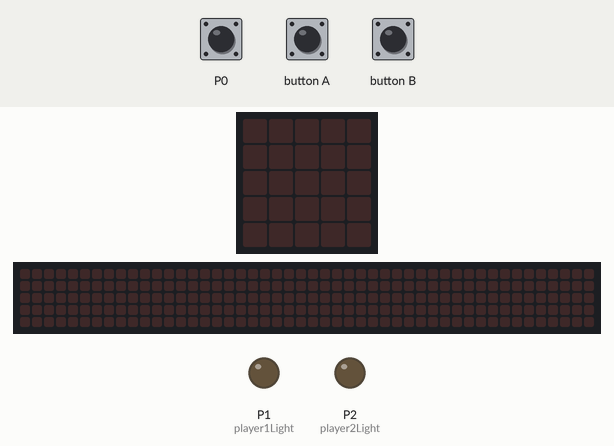
Recording of a program running on a simulated BBC micro:bit (MakeCode). Parts: the board's 5×5 LED display, a strip that is not on the board, showing the scrolling text unrolled, output pins drawn as LEDs (lit = HIGH). Inputs (shaded band) come from the test bench. Random numbers come from a fixed seed; the 48×5 strip is a reading aid, not a part: it shows the text the display is scrolling, unrolled, one strip-width of it at a time.

Above: at 1.2 s.
1.3 s: button A pressed for 0.15 s
At 2.4 s:
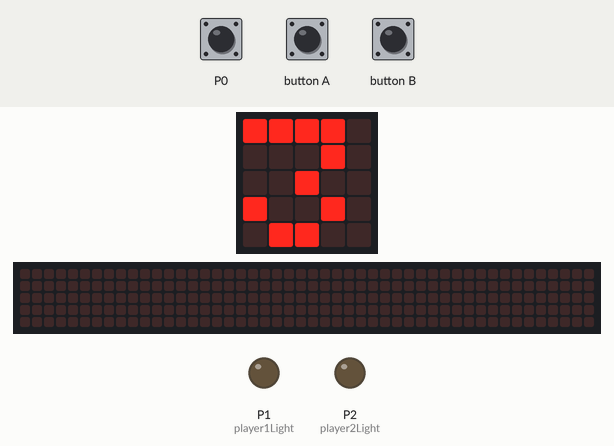
7.4 s: touch pin P0 pressed 5 times (0.12 s each, 0.3 s apart)
At 8.81 s:
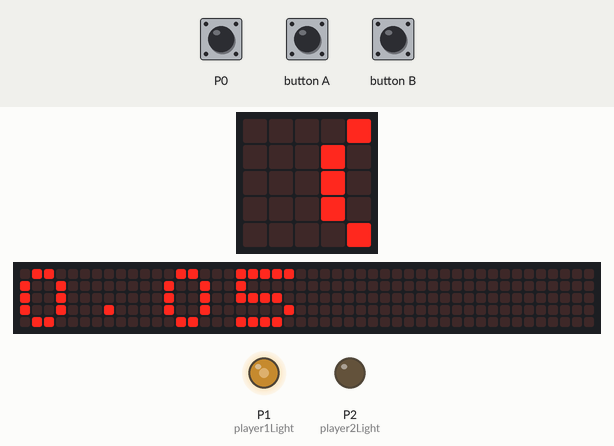
At 13.3 s:
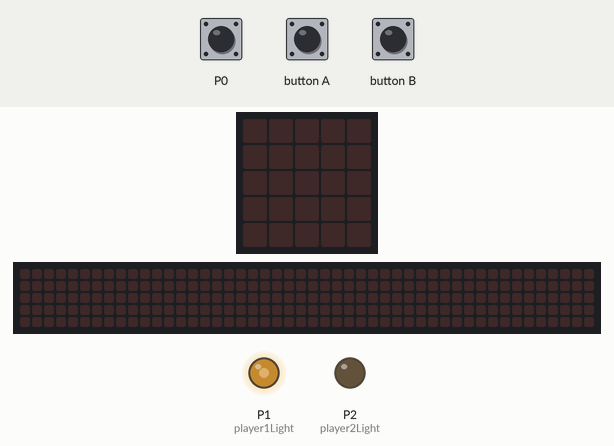
Timing chart, 0 to 24.9 s (numbered marks = the images above; inputs shaded):
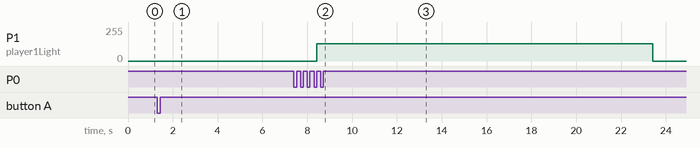

The program:

main.ts
```typescript
/**
 * Collection of UI functions
 */
//% color="#5b99a5" weight=115 icon="\uf108" block="UI"
namespace UI {
    //% block
    export function countdown (length: number = 3): void { // Do a countdown for length seconds, the default is three
        for (let i = length; i > 0; i--) { 
            basic.showNumber(i);  
            basic.pause(1000);
        }
        basic.clearScreen();
    }
}
namespace Timing {
    /**
    * A Simple Timer Class
    */
    export class timer {
        private startTime: number;
        private stopTime: number;
        private hasStopped: boolean;
        toSeconds(): number {
            return (this.stopTime - this.startTime) / 1000;
        }
        start(): void {
            this.hasStopped = false;
            this.startTime = control.millis();
        }
        stop(): void {
            if (!this.hasStopped) {
                this.hasStopped = true;
                this.stopTime = control.millis();
            }
        }
    }
}
/**
 * The Main Game Class
 */
//% color="#5b99a5" weight=114 icon="\uf11b" block="Reaction Game"
namespace reactionGame {
    let ReactionGame: _NewReactionGame;
    /**
     * Setup the Game Controls
     */
    //% block="Set Game Controls: First Player Pin: %player1PinSecond Player Button %player2Pin||Start Button: %startButtonFirst Player Light: %player1LightSecond Player Light: %player2LightShould Restart When Finished: %shouldRestart" weight=150
    //% expandableArgumentMode="enabled"
    //% player1Pin.defl=TouchPin.P0
    //% player2Pin.defl=Button.B
    //% startButton.defl=Button.A
    //% player1Light.defl=AnalogPin.P1
    //% player2Light.defl=AnalogPin.P2
    //% shouldRestart.defl=true
    export function setup(player1Pin: TouchPin, player2Pin: Button, startButton: Button = Button.A, player1Light: AnalogPin = AnalogPin.P1, player2Light: AnalogPin = AnalogPin.P2, shouldRestart: boolean = true): void {
        ReactionGame = new _NewReactionGame(player1Pin, player2Pin, startButton, player1Light, player2Light, shouldRestart);
    }
    //% block="Start The Game" weight=100
    /**
     * Starts the reaction Game
     */
    export function start(): void {
        ReactionGame.init();
    }
    //% block="Show the Score" weight=90 advanced=true
    export function showScore(): void {
        ReactionGame.showScore();
    }
    class _NewReactionGame {
        private startButton: Button;                           // Define the Button to start the game
        private player1Pin: TouchPin;                          // Define the Button the first player has to hit
        private player2Pin: Button;                            // Define the Button the second player has to hit
        private player1Light: AnalogPin;                       // Define the Light for the first player
        private player2Light: AnalogPin;                       // Define the Light for the second player
        private shouldRestart: boolean;                        // Whether the game should restart after it finishes
        private winnerNum: number = 0;                         // Make sure we keep track of who won
        private hasStarted: boolean = false;                   // Make sure that it does not run more than once at a time
        private timer: Timing.timer = new Timing.timer();      // Create a timer object

        constructor (player1Pin: TouchPin, player2Pin: Button, startButton: Button = Button.A, player1Light: AnalogPin, player2Light: AnalogPin, shouldRestart: boolean) {
            this.startButton = startButton;  // Assign the Variables to the class so it
            this.player1Pin = player1Pin;    // can access them later
            this.player2Pin = player2Pin;
            this.player1Light = player1Light;
            this.player2Light = player2Light;
            this.shouldRestart = shouldRestart;
        }

        public init(): void {
            input.onButtonPressed(this.startButton, function () { // Run the start function 
                this.onStart();                                   // when the start button
            });                                                   // is pressed

            input.onPinPressed(this.player1Pin, function () { 
                if (this.hasStarted) {  // Make sure there is actually a game running
                    this.win(1);        // Announce that player 2 has won
                }
            });
            input.onButtonPressed(this.player2Pin, function () {
                if (this.hasStarted) {  // Make sure there is actually a game running
                    this.win(2);        // Announce that player 2 has won
                }
            });
            
            // Make sure Everything is off
            pins.analogWritePin(this.player1Light, 0);
            pins.analogWritePin(this.player2Light, 0);
            basic.clearScreen();
            this.winnerNum = 0;
            this.hasStarted = false;
        }

        private onStart (): void {
            if (this.hasStarted) { // Make sure the Game hasn't already started
                return; // if it has stop
            }

            UI.countdown(3); // Do the Countdown

            basic.pause(1000); // Make sure the time is not less than one second
            basic.pause(Math.random() * 5000); // Wait for a random amount of time, up to 5 seconds

            this.hasStarted = true; // Allow button presses to be calculated
            basic.plotLeds(`
            # # # # #
            # # # # #
            # # # # #
            # # # # #
            # # # # #`); // Show the Alert that they should press the buttons

            this.timer.start(); // Start the timer
            
        }

        private win(winner: number): void {
            if (this.winnerNum == 0) {     // Make sure Nobody has won
                this.winnerNum = winner;   // Keep track of who won
                basic.clearScreen();       // Clear the screen
                this.showScore();          // Call the function to show the score
            }
        }

        public showScore(): void {
            if (this.winnerNum == 1) {
                pins.analogWritePin(this.player1Light, 512);     // Make the winners light turn on
                pins.analogSetPeriod(this.player1Light, 250000); // Make it flash
            } else if (this.winnerNum == 2) {
                pins.analogWritePin(this.player2Light, 512);     // Make the winners light turn on
                pins.analogSetPeriod(this.player2Light, 250000); // Make it flash
            }

            this.timer.stop(); // Stop the Timer
            for (let j = 0; j < 3; j++) {                  // Repeat three times
                basic.showNumber(this.timer.toSeconds());      // Show the winners score
                basic.pause(500);                              // Wait a bit
            }

            if (this.shouldRestart) {
                this.init(); // Restart the Cycle
            }
        }
    }
}
```

test.ts
```typescript
reactionGame.setup(TouchPin.P0, Button.B, Button.A, AnalogPin.P1, AnalogPin.P2); // Define the Pins

reactionGame.start(); // Start the Game
```

Measured:
- after the input at 1.3 s, the display: changes after 0.15 s (image 1)
- after the input at 7.4 s, P1 (player1Light): 0/255 → 128/255 after 1.0 s, → 0/255 15.0 s later
- what the display in image 1 shows lasts 1.7 s, from 1.5 s to 3.2 s
- what the display in image 3 shows lasts 0.5 s, from 12.9 s to 13.4 s
